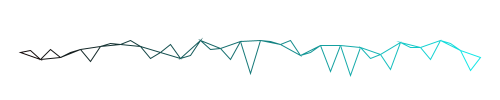
Frame 1 (no input)
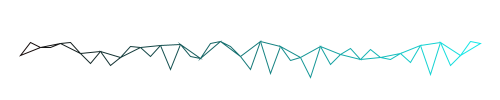
Frame 2 (the mouse pressed at the canvas centre, redrawn once)

The Processing sketch that drew these frames (run headless with seeded random() and noise(); the mouse was pressed at the canvas centre and the sketch redrawn once):

// Processing sketch: processing_117007
// ── processing_117007.pde

// practice of wiggled line by randomness 10/23
// by chen-hisn chang

void setup() {
  size(500, 100);
  noLoop();
}
void draw() {
  background(255);
  strokeWeight(1);
  stroke(20, 50, 70);
 
  int step = 20;
  float lastx = -999;
  float lasty = -999;
  float lasty2 = -999;
  float y = 50;
  float y2 = 50;
  int border = 20;
  int bordery = 40;
  int bordery2 = 30;
  for (int x=border; x<=width-border; x+=step) {
    y = bordery+random(height-2*bordery);
    y2= bordery+random(height-2*bordery2);
    if (lastx > -999) {
      stroke(20,lastx/2,lastx/2);
      triangle(x, y, lastx, lasty,lastx+step/2, lasty2);
    }
    lastx = x;
    lasty = y;
    lasty2 = y2;
  }
}
